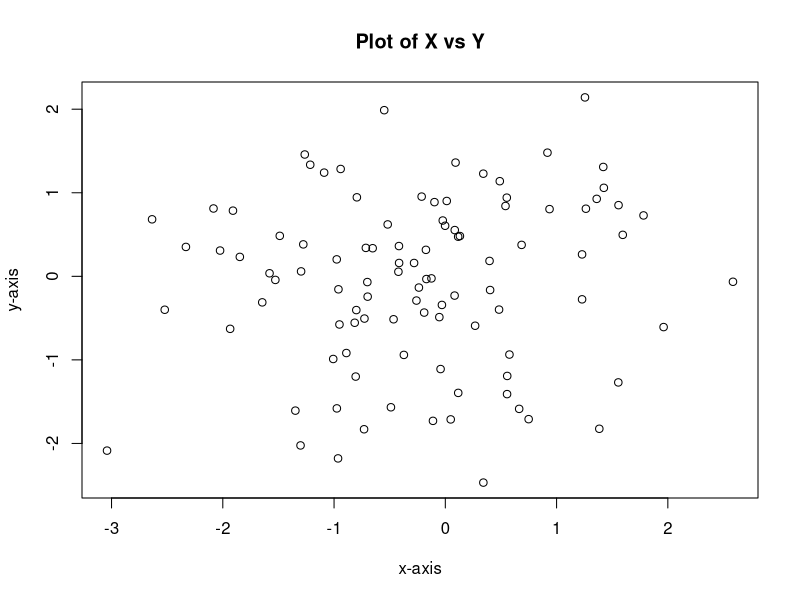
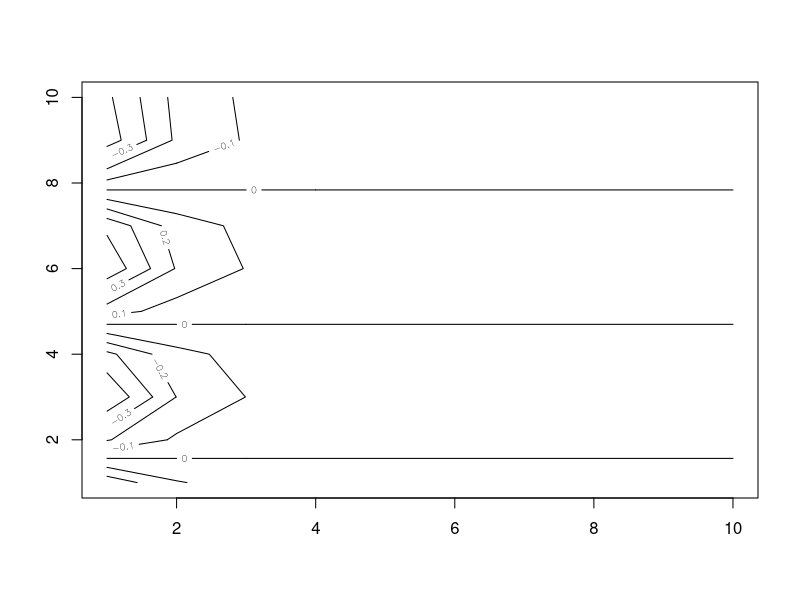
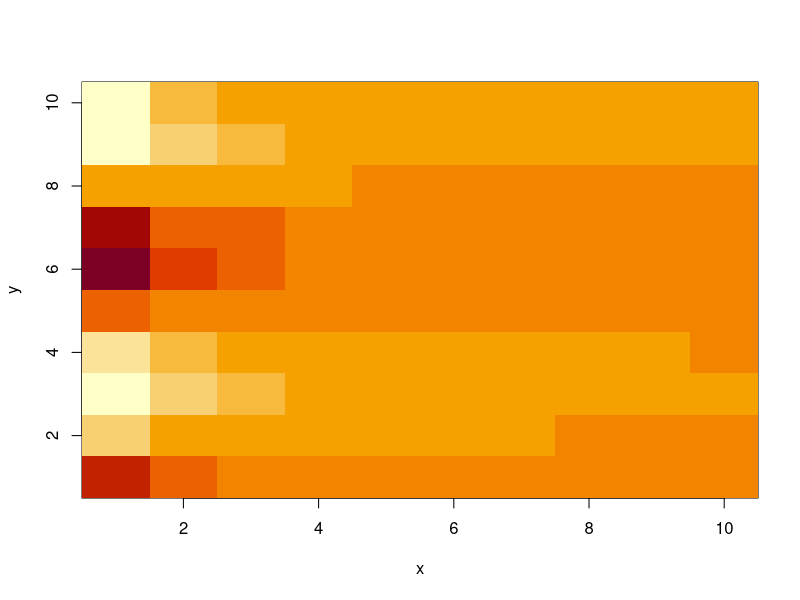
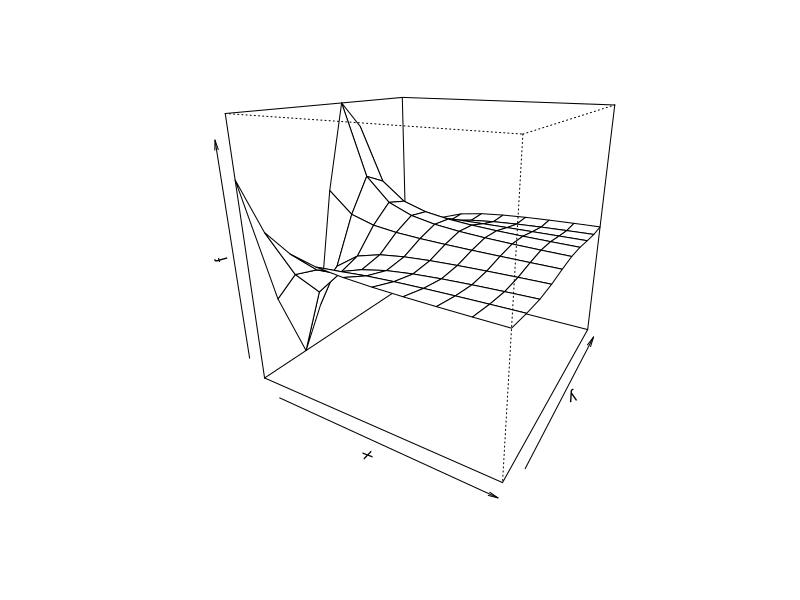

These charts were generated, in order, by the following R code:
## ---- chunk 1
x <- c(1,2,3,4)
y <- c(3,4,5,6)
## ---- chunk 2
ls() 
rm(x, y) 
ls()
## ---- chunk 3
rm(list=ls()) # remove everything at once
## ---- chunk 4
x = matrix(data = c(1,2,3,4), nrow = 2, ncol = 2)
x
## ---- chunk 5
matrix(c(1,2,3,4), 2, 2, byrow = TRUE)
## ---- chunk 6
# set.seed(0)
# So that you can reproduce the result

x = rnorm(50,mean = 0, sd = 1)
y = x + rnorm(50, mean = 50, sd = 0.1)
cor(x, y) # Get the correlation between x and y 
var(x)
sd(x)
## ---- chunk 7
x = rnorm(100)
y = rnorm(100)
plot(x, y, xlab = 'x-axis', ylab = 'y-axis', main = 'Plot of X vs Y')
## ---- chunk 8
pdf('Figure.pdf') # save it as pdf
# jpeg('Figure.jpeg') # save it as jpeg
plot(x, y, col = 'green')
dev.off() # Tell R that we are done creating the plot
## ---- chunk 9
x = seq(1, 10) # or x = 1:10
y = x
f = outer(x, y, function(x, y)cos(y)/(1 + x^2))
contour(x, y, f)
## ---- chunk 10
image(x, y, f)
## ---- chunk 11
persp(x, y, f, theta = 30, phi = 20)
# Theta and phi control the angles at which the plot is viewed
## ---- chunk 12
A = matrix(1:16, 4, 4)
A
A[2,3]
## ---- chunk 13
A[c(1, 3), c(2, 4)] # Select multiple row and column
A[1:3, 2:4]
A[, 1:2]
A[1:2, ]
A[-2, ] # '-' means except
dim(A) # The dimension of A, 就是python里的shape?
